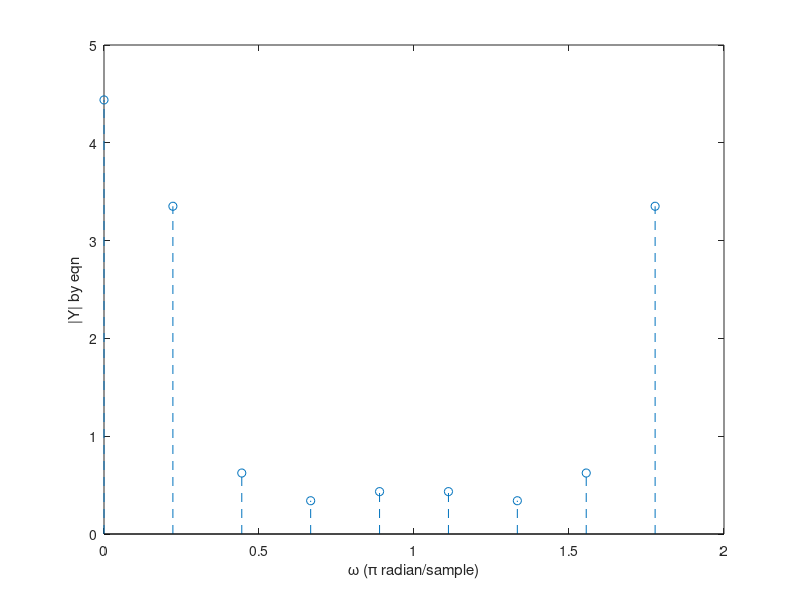

Reproduce this figure in MATLAB.
% DTFT of y[n]
w=(0:8)*2*pi/9;       % w from 0 to 6pi (128 points for 2pi)
Y=1+1.20805*exp(-1i*w)+1.14279*exp(-1i*2*w)+0.866*exp(-1i*3*w)+.48408*exp(-1i*4*w)+.118782*exp(-1i*5*w)-.223238*exp(-1i*6*w)-.15798*exp(-1i*7*w); % DTFT
YDTFT=abs(Y); 
stem(w/pi, YDTFT, '--'); 
ylabel('|Y| by eqn'); 
xlabel('\omega (\pi radian/sample)');